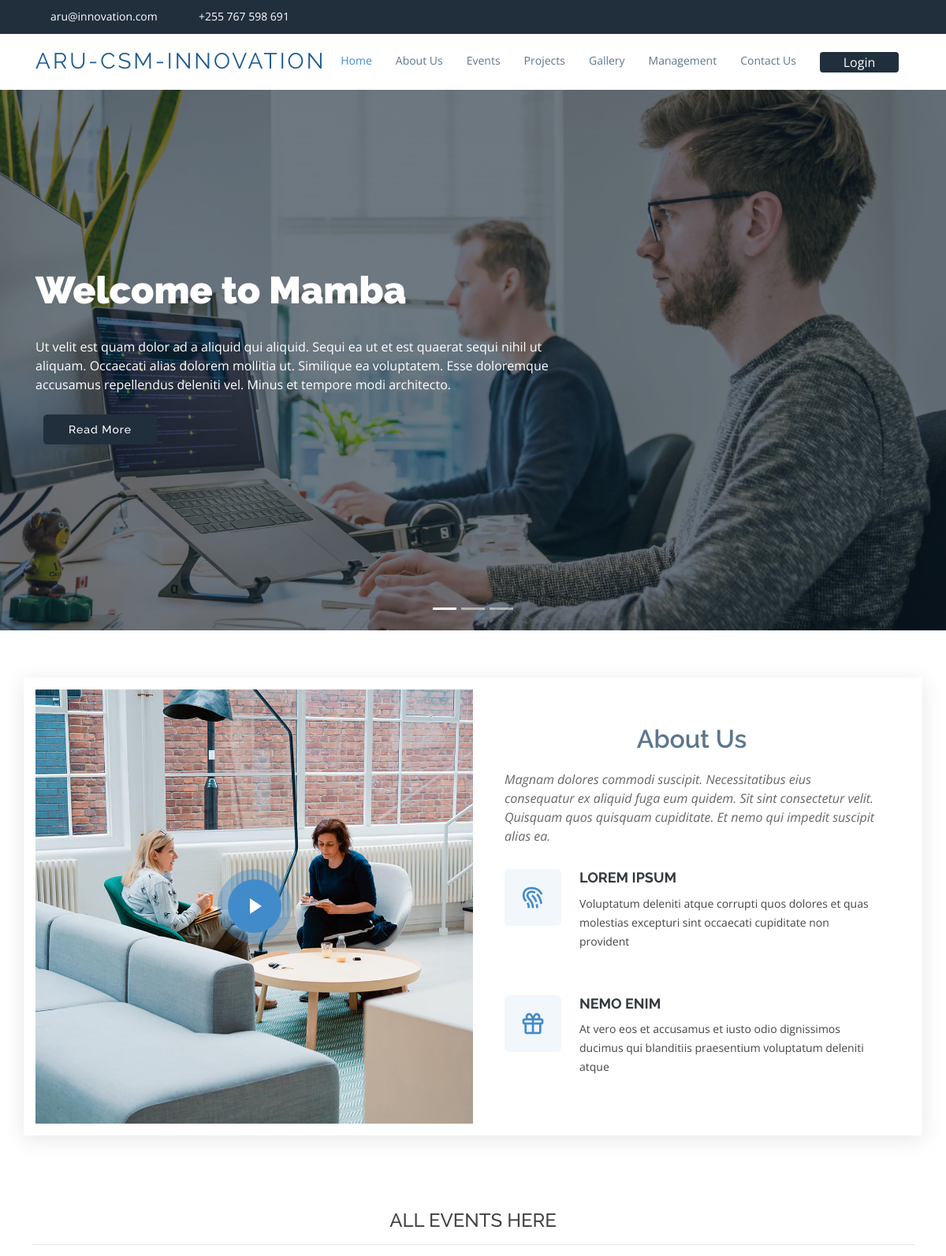
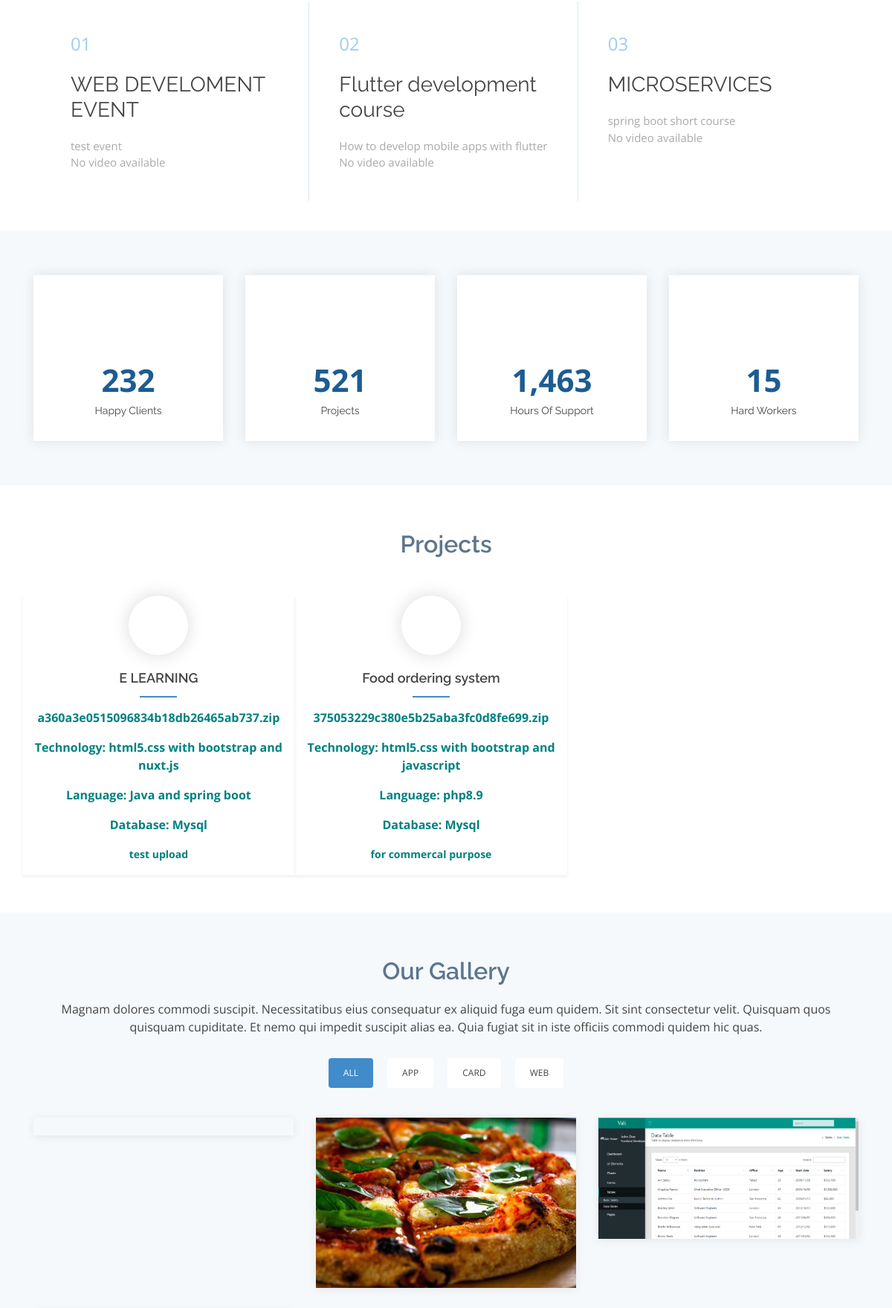
The page / (upper part) on the database its author committed (2 pictures, top to bottom).
### tables this page shows
CREATE TABLE `events` (
  `event_id` int(11) NOT NULL,
  `category` varchar(50) NOT NULL,
  `location` varchar(50) NOT NULL,
  `date` varchar(50) NOT NULL,
  `description` varchar(100) NOT NULL,
  `created_at` timestamp NOT NULL DEFAULT current_timestamp() ON UPDATE current_timestamp(),
  `title` varchar(50) NOT NULL,
  `video_file` varchar(50) NOT NULL,
  `event_date` varchar(50) NOT NULL
);

CREATE TABLE `my_projects` (
  `project_id` int(11) NOT NULL,
  `category` varchar(50) NOT NULL,
  `zipped_file` varchar(50) NOT NULL,
  `technologies` varchar(50) NOT NULL,
  `language` varchar(50) NOT NULL,
  `database_used` varchar(50) NOT NULL,
  `description` varchar(255) NOT NULL,
  `created_at` timestamp NOT NULL DEFAULT current_timestamp() ON UPDATE current_timestamp()
);

CREATE TABLE `my_gallery` (
  `id` int(11) NOT NULL,
  `upload_photo` varchar(100) NOT NULL,
  `description` varchar(255) NOT NULL,
  `created_at` timestamp NOT NULL DEFAULT current_timestamp() ON UPDATE current_timestamp()
);

### index.php (the view, shortened to what this page needs)
<?php
include 'connection/include.php';
?>
<!DOCTYPE html>
<html lang="en">
<head>
  <link href="assets/vendor/bootstrap/css/bootstrap.min.css" rel="stylesheet">
  <link href="assets/vendor/icofont/icofont.min.css" rel="stylesheet">
  <link href="assets/vendor/boxicons/css/boxicons.min.css" rel="stylesheet">
  <link href="assets/vendor/animate.css/animate.min.css" rel="stylesheet">
  <link href="assets/vendor/venobox/venobox.css" rel="stylesheet">
  <link href="assets/vendor/aos/aos.css" rel="stylesheet">
  <link href="assets/css/style.css" rel="stylesheet">
</head>
<body>
  <section id="topbar" class="d-none d-lg-block" style="background-color: #212f3d;color:white;">
    <div class="container clearfix">
      <div class="contact-info float-left">
        <i class="icofont-envelope"></i><a href="mailto:contact@example.com" style="color:white">aru@innovation.com</a>
        <i class="icofont-phone"></i> +255 767 598 691
      </div>
      <div class="social-links float-right">
        <a href="#" class="twitter"><i class="icofont-twitter"></i></a>
        <a href="#" class="facebook"><i class="icofont-facebook"></i></a>
        <a href="#" class="instagram"><i class="icofont-instagram"></i></a>
        <a href="#" class="skype"><i class="icofont-skype"></i></a>
        <a href="#" class="linkedin"><i class="icofont-linkedin"></i></i></a>
      </div>
    </div>
  </section>
  <header id="header">
    <div class="container">
      <div class="logo float-left">
        <h1 class="text-light"><a href="index.html"><span>ARU-CSM-innovation</span></a></h1>
      </div>
      <nav class="nav-menu float-right d-none d-lg-block">
        <ul>
          <li class="active"><a href="#header">Home</a></li>
          <li><a href="#about">About Us</a></li>
          <li><a href="#events">Events</a></li>
          <li><a href="#projects">Projects</a></li>
          <li><a href="#gallery">Gallery</a></li>
          <li><a href="#management">Management</a></li>
          <li><a href="#contact">Contact Us</a></li>
          <li><a href="login.php"><button class="btn btn-block" style="background-color: #212f3d;color: white;width:100px">Login</button> </a></li>
        </ul>
      </nav>
    </div>
  </header>
  <section id="hero">
    <div class="hero-container">
      <div id="heroCarousel" class="carousel slide carousel-fade" data-ride="carousel">
        <ol class="carousel-indicators" id="hero-carousel-indicators"></ol>
        <div class="carousel-inner" role="listbox">
          <div class="carousel-item active" style="background-image: url('assets/img/slide/slide-1.jpg');">
            <div class="carousel-container">
              <div class="carousel-content container">
                <h2 class="animated fadeInDown">Welcome to <span>Mamba</span></h2>
                <p class="animated fadeInUp">Ut velit est quam dolor ad a aliquid qui aliquid. Sequi ea ut et est quaerat sequi nihil ut aliquam. Occaecati alias dolorem mollitia ut. Similique ea voluptatem. Esse doloremque accusamus repellendus deleniti vel. Minus et tempore modi architecto.</p>
                <a href="#about" class="btn-get-started animated fadeInUp scrollto" style="background-color:#212f3d">Read More</a>
              </div>
            </div>
          </div>
        </div>
        <a class="carousel-control-prev" href="#heroCarousel" role="button" data-slide="prev">
          <span class="carousel-control-prev-icon icofont-rounded-left" aria-hidden="true"></span>
        </a>
        <a class="carousel-control-next" href="#heroCarousel" role="button" data-slide="next">
          <span class="carousel-control-next-icon icofont-rounded-right" aria-hidden="true"></span>
        </a>
      </div>
    </div>
  </section>
  <main id="main">
    <section id="about" class="about">
      <div class="container">
        <div class="row no-gutters">
          <div class="col-lg-6 video-box">
            <img src="assets/img/about.jpg" class="img-fluid" alt="">
            <a href="https://www.youtube.com/watch?v=jDDaplaOz7Q" class="venobox play-btn mb-4" data-vbtype="video" data-autoplay="true"></a>
          </div>
          <div class="col-lg-6 d-flex flex-column justify-content-center about-content">
            <div class="section-title">
              <h2>About Us</h2>
              <p>Magnam dolores commodi suscipit. Necessitatibus eius consequatur ex aliquid fuga eum quidem. Sit sint consectetur velit. Quisquam quos quisquam cupiditate. Et nemo qui impedit suscipit alias ea.</p>
            </div>
            <div class="icon-box" data-aos="fade-up" data-aos-delay="100">
              <div class="icon"><i class="bx bx-fingerprint"></i></div>
              <h4 class="title"><a href="">Lorem Ipsum</a></h4>
              <p class="description">Voluptatum deleniti atque corrupti quos dolores et quas molestias excepturi sint occaecati cupiditate non provident</p>
            </div>
            <div class="icon-box" data-aos="fade-up" data-aos-delay="100">
              <div class="icon"><i class="bx bx-gift"></i></div>
              <h4 class="title"><a href="">Nemo Enim</a></h4>
              <p class="description">At vero eos et accusamus et iusto odio dignissimos ducimus qui blanditiis praesentium voluptatum deleniti atque</p>
            </div>
          </div>
        </div>
      </div>
    </section>
<section class="about-lists" id="events">
 <br>
        <h4 class="text-teal text-center">ALL EVENTS HERE</h4>
        <hr>
    <div class="container">
        <div class="row no-gutters">
            <?php
            $query = "SELECT * FROM events ORDER BY event_id DESC";
            $result = mysqli_query($connect, $query);
            $event_count = 1;
            while ($row = mysqli_fetch_assoc($result)) {
                $video_path = 'backend_part/uploads/' . $row['video_file'];
                echo '<div class="col-lg-4 col-md-6 content-item" data-aos="fade-up" data-aos-delay="' . ($event_count * 100) . '">';
                echo '<span>' . str_pad($event_count, 2, '0', STR_PAD_LEFT) . '</span>';
                echo '<h4>' . htmlspecialchars($row['title']) . '</h4>';
                echo '<p>' . htmlspecialchars($row['description']) . '</p>';
                if (!empty($row['video_file']) && file_exists($video_path)) {
                    echo '<video controls class="event-video">';
                    echo '<source src="' . htmlspecialchars($video_path) . '" type="video/mp4">';
                    echo 'Your browser does not support the video tag.';
                    echo '</video>';
                } else {
                    echo '<p>No video available</p>';
                }
                echo '</div>';
                $event_count++;
            }
            ?>
        </div>
    </div>
</section>
    <section class="counts section-bg">
      <div class="container">
        <div class="row">
          <div class="col-lg-3 col-md-6 text-center" data-aos="fade-up">
            <div class="count-box">
              <i class="icofont-simple-smile" style="color: #20b38e;"></i>
              <span data-toggle="counter-up">232</span>
              <p>Happy Clients</p>
            </div>
          </div>
          <div class="col-lg-3 col-md-6 text-center" data-aos="fade-up" data-aos-delay="200">
            <div class="count-box">
              <i class="icofont-document-folder" style="color: #c042ff;"></i>
              <span data-toggle="counter-up">521</span>
              <p>Projects</p>
            </div>
          </div>
          <div class="col-lg-3 col-md-6 text-center" data-aos="fade-up" data-aos-delay="400">
            <div class="count-box">
              <i class="icofont-live-support" style="color: #46d1ff;"></i>
              <span data-toggle="counter-up">1,463</span>
              <p>Hours Of Support</p>
            </div>
          </div>
          <div class="col-lg-3 col-md-6 text-center" data-aos="fade-up" data-aos-delay="600">
            <div class="count-box">
              <i class="icofont-users-alt-5" style="color: #ffb459;"></i>
              <span data-toggle="counter-up">15</span>
              <p>Hard Workers</p>
            </div>
          </div>
        </div>
      </div>
    </section>
<section id="projects" class="services">
  <div class="container text-center" >
    <div class="section-title">
      <h2>Projects</h2>
    </div>
    <div class="row" style="width:1100px;">
     <?php
  function fetchProjects($connect) {
    $query = "SELECT * FROM my_projects ORDER BY project_id DESC";
    $result = $connect->query($query);
    while ($row = $result->fetch_assoc()) {
        displayProjectCard($row);
    }
}
function displayProjectCard($project) {
    $zipped_file = htmlspecialchars($project['zipped_file']);
    $description = htmlspecialchars($project['description']);
    $technologies = htmlspecialchars($project['technologies']);
    $language = htmlspecialchars($project['language']);
    $category = htmlspecialchars($project['category']);
    $database_used = htmlspecialchars($project['database_used']);
    echo '<div class="col-lg-4 col-md-6 icon-box shadow-sm" data-aos="fade-up">';
    echo '<div class="icon"><i class="icofont-archive"></i></div>';
    echo '<h4 class="title"><a href="#">' . $category . '</a></h4>';
    echo '<p class="zipped_file" style="color:teal;font-weight:bold"> ' . $zipped_file . '</p>';
    echo '<p class="technologies" style="color:teal;font-weight:bold"> Technology: ' . $technologies . '</p>';
    echo '<p class="language" style="color:teal;font-weight:bold"> Language: ' . $language . '</p>';
    echo '<p class="database_used" style="color:teal;font-weight:bold"> Database: ' . $database_used . '</p>';
    echo '<p class="description" style="color:teal;font-weight:bold"> ' . $description . '</p>';
    echo '</div>';
}
fetchProjects($connect);
?>
    </div>
  </div>
</section>
<section id="gallery" class="portfolio section-bg">
  <div class="container" data-aos="fade-up" data-aos-delay="100">
    <div class="section-title">
      <h2>Our Gallery</h2>
      <p>Magnam dolores commodi suscipit. Necessitatibus eius consequatur ex aliquid fuga eum quidem. Sit sint consectetur velit. Quisquam quos quisquam cupiditate. Et nemo qui impedit suscipit alias ea. Quia fugiat sit in iste officiis commodi quidem hic quas.</p>
    </div>
    <div class="row">
      <div class="col-lg-12">
        <ul id="portfolio-flters">
          <li data-filter="*" class="filter-active">All</li>
          <li data-filter=".filter-app">App</li>
          <li data-filter=".filter-card">Card</li>
          <li data-filter=".filter-web">Web</li>
        </ul>
      </div>
    </div>
    <div class="row portfolio-container">
      <?php
      $query = "SELECT * FROM my_gallery ORDER BY id DESC";
      $result = mysqli_query($connect, $query);
      while ($row = mysqli_fetch_assoc($result)) {
          $image_path = 'backend_part/uploads/' . $row['upload_photo'];
          $filter_class = 'default';
          echo '<div class="col-lg-4 col-md-6 portfolio-item filter-' . htmlspecialchars($filter_class) . '">';
          echo '<div class="portfolio-wrap">';
          echo '<img src="' . htmlspecialchars($image_path) . '" class="img-fluid" alt="">';
          echo '</div>';
          echo '</div>';
      }
      ?>
    </div>
  </div>
</section>
  </main>
</body>
</html>

### rows shown on the page
events: event_count "01", title "WEB DEVELOMENT EVENT", description "test event", shows "No video available"
events: event_count "02", title "Flutter development course", description "How to develop mobile apps with flutter", shows "No video available"
events: event_count "03", title "MICROSERVICES", description "spring boot short course", shows "No video available"
my_projects: category "E LEARNING", zipped_file "a360a3e0515096834b18db26465ab737.zip", technologies "html5.css with bootstrap and nuxt.js", language "Java and spring boot", database_used "Mysql", description "test upload"
my_projects: category "Food ordering system", zipped_file "375053229c380e5b25aba3fc0d8fe699.zip", technologies "html5.css with bootstrap and javascript", language "php8.9", database_used "Mysql", description "for commercal purpose"
my_gallery: upload_photo (picture)
my_gallery: upload_photo (picture)
